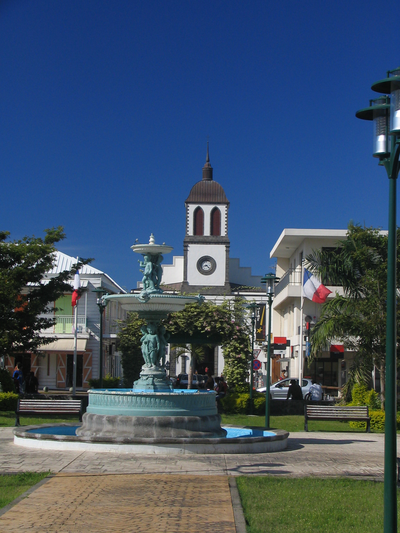
#> input picture cv/cv-specific/dataset-search-image/102900.png, 400 x 533 px; its folder holds only this picture in this run
$ jupyter execute j-ip-image-feature-search.ipynb   (shell and % lines are left out)
#> lines starting #> are read from the running program, lines starting #| are printed output that depends on the picture; after the words box and inside, x2 and y2 are one past the last pixel; in counts of white or black regions, pixels touching at a corner belong together
### cv/cv-specific/pyimagesearch/colordescriptor.py
import numpy as np
import cv2
import imutils

from pyimagesearch.imageutils import get_center


class ColorDescriptor:
	"""
	This class will encapsulate all the necessary logic to extract our 3D HSV color histogram from our images
	"""

	def __init__(self, bins):
		"""
		Store the number of bins for the 3D histogram
		For our photo image search engine, we’ll be utilizing a 3D color histogram in the HSV color space
		with 8 bins for the Hue channel, 12 bins for the saturation channel, and 3 bins for the value channel,
		yielding a total feature vector of dimension 8 x 12 x 3 = 288.

		:param bins:
		"""
		self.bins = bins

	def describe(self, image):
		# convert the image to the HSV color space and initialize
		# the features used to quantify the image
		image = cv2.cvtColor(image, cv2.COLOR_BGR2HSV)
		features = []

		# grab the dimensions and compute the center of the image
		(h, w) = image.shape[:2]
		(cX, cY) = get_center(image)

		# divide the image into four rectangles/segments (top-left,
		# top-right, bottom-right, bottom-left)
		top_left = (0, cX, 0, cY)
		top_right = (cX, w, 0, cY)
		bottom_right = (cX, w, cY, h)
		bottom_left = (0, cX, cY, h)
		segments = [top_left, top_right, bottom_right, bottom_left]

		# construct an elliptical mask representing the center of the
		# image
		(axesX, axesY) = (int(w * 0.75) // 2, int(h * 0.75) // 2)
		ellipMask = np.zeros(image.shape[:2], dtype="uint8")
		cv2.ellipse(ellipMask, (cX, cY), (axesX, axesY), 0, 0, 360, 255, -1)

		# loop over the segments
		for (startX, endX, startY, endY) in segments:
			# construct a mask for each corner of the image, subtracting
			# the elliptical center from it
			cornerMask = np.zeros(image.shape[:2], dtype="uint8")
			cv2.rectangle(cornerMask, (startX, startY), (endX, endY), 255, -1)
			cornerMask = cv2.subtract(cornerMask, ellipMask)

			# extract a color histogram from the image, then update the
			# feature vector
			hist = self.histogram(image, cornerMask)
			features.extend(hist)

		# extract a color histogram from the elliptical region and
		# update the feature vector
		hist = self.histogram(image, ellipMask)
		features.extend(hist)

		# return the feature vector
		return features

	def histogram(self, image, mask):
		# extract a 3D color histogram from the masked region of the
		# image, using the supplied number of bins per channel
		hist = cv2.calcHist([image], [0, 1, 2], mask, self.bins, [0, 180, 0, 256, 0, 256])
		hist = cv2.normalize(hist, hist).flatten()
		# return the histogram
		return hist

### cv/cv-specific/pyimagesearch/imageutils.py
import matplotlib.pyplot as plt
import cv2


def get_center(image):
	# grab the dimensions and compute the center of the image
	(h, w) = image.shape[:2]
	(cX, cY) = (int(w * 0.5), int(h * 0.5))
	return cX, cY


def display(img, cmap='gray', bgr2rgb=True):
	# Defining a util function to display image using matplotlib
	flg = plt.figure(figsize=(12, 10))
	ax = flg.add_subplot(111)
	if bgr2rgb:
		img = cv2.cvtColor(img, cv2.COLOR_BGR2RGB)
	ax.imshow(img, cmap)

### cv/cv-specific/pyimagesearch/searcher.py
# import the necessary packages
import numpy as np
import csv


class Searcher:
	def __init__(self, indexPath):
		# store our index path created with the color description class
		self.indexPath = indexPath

	def search(self, queryFeatures, limit=10):
		# initialize our dictionary of results
		results = {}

		# open the index file for reading
		with open(self.indexPath) as f:
			# initialize the CSV reader
			reader = csv.reader(f)

			# loop over the rows in the index
			for row in reader:
				# parse out the image ID and features, then compute the
				# chi-squared distance between the features in our index
				# and our query features
				features = [float(x) for x in row[1:]]
				d = self.chi2_distance(features, queryFeatures)

				# now that we have the distance between the two feature
				# vectors, we can udpate the results dictionary -- the
				# key is the current image ID in the index and the
				# value is the distance we just computed, representing
				# how 'similar' the image in the index is to our query
				results[row[0]] = d

			# close the reader
			f.close()

		# sort our results, so that the smaller distances (i.e. the
		# more relevant images are at the front of the list)
		results = sorted([(v, k) for (k, v) in results.items()])

		# return our (limited) results
		return results[:limit]

	def chi2_distance(self, histA, histB, eps=1e-10):
		# compute the chi-squared distance
		d = 0.5 * np.sum([((a - b) ** 2) / (a + b + eps)
						  for (a, b) in zip(histA, histB)])
		return d

### cv/cv-specific/j-ip-image-feature-search.ipynb
# Image search engine with Python and OpenCV

When building an image search engine we will first have to index our dataset. Indexing a dataset is the process of quantifying our dataset by utilizing an image descriptor to extract features from each image.

An image descriptor defines the algorithm that we are utilizing to describe our image.

For example:

- The mean and standard deviation of each Red, Green, and Blue channel, respectively,
- The statistical moments of the image to characterize shape.
- The gradient magnitude and orientation to describe both shape and texture.
- The important takeaway here is that the image descriptor governs how the image is quantified.

Features, on the other hand, are the output of an image descriptor. When you put an image into an image descriptor, you will get features out the other end.

In the most basic terms, features (or feature vectors) are just a list of numbers used to abstractly represent and quantify images.

Check out the original source https://www.pyimagesearch.com/2014/12/01/complete-guide-building-image-search-engine-python-opencv/

[cell 1]
from pyimagesearch.imageutils import display
from pyimagesearch.colordescriptor import ColorDescriptor
from pyimagesearch.searcher import Searcher
import matplotlib.pyplot as plt
import numpy as np
import imutils
import cv2
import glob

## Extracting Features from Our Dataset
extract  features (i.e. color histograms) from each image in our dataset. The process of extracting features and storing them on persistent storage is commonly called “indexing”.

For our image descriptor, we are going to divide our image into five different regions: (1) the top-left corner, (2) the top-right corner, (3) the bottom-right corner, (4) the bottom-left corner, and finally (5) the center of the image.

By utilizing these regions we’ll be able to mimic a crude form of localization, being able to represent our above beach image as having shades of blue sky in the top-left and top-right corners, brown sand in the bottom-left and bottom-right corners, and then a combination of blue sky and brown sand in the center region.


[cell 2]
# initialize the color descriptor
cd = ColorDescriptor((8, 12, 3))

# open the output index file for writing
output = open("search-image-index.csv", "w")

# use glob to grab the image paths and loop over them
for imagePath in glob.glob("images/dataset-search-image/" + "/*.png"):
	# extract the image ID (i.e. the unique filename) from the image
	# path and load the image itself
	imageID = imagePath[imagePath.rfind("/") + 1:]
	image = cv2.imread(imagePath)
#> image is the input picture: shape (533, 400, 3); mean B, G, R 106.4, 83.9, 65.2

	# describe the image
	features = cd.describe(image)
#> in describe, `image = cv2.cvtColor(image, cv2.COLOR_BGR2HSV)`: image: shape (533, 400, 3); mean H, S, V 79.4, 123.2, 116.2
#> in describe, `(cX, cY) = get_center(image)`: cX = 200; cY = 266
#> in describe, `top_left = (0, cX, 0, cY)`: top_left = (0, 200, 0, 266)
#> in describe, `top_right = (cX, w, 0, cY)`: top_right = (200, 400, 0, 266)
#> in describe, `bottom_right = (cX, w, cY, h)`: bottom_right = (200, 400, 266, 533)
#> in describe, `bottom_left = (0, cX, cY, h)`: bottom_left = (0, 200, 266, 533)
#> in describe, `segments = [top_left, top_right, bottom_right, bottom_left]`: segments = [(0, 200, 0, 266), (200, 400, 0, 266), (200, 400, 266, 533), (0, 200, 266, 533)]
#> in describe, `cv2.ellipse(ellipMask, (cX, cY), (axesX, axesY), 0, 0, 360, 255, -1)`:
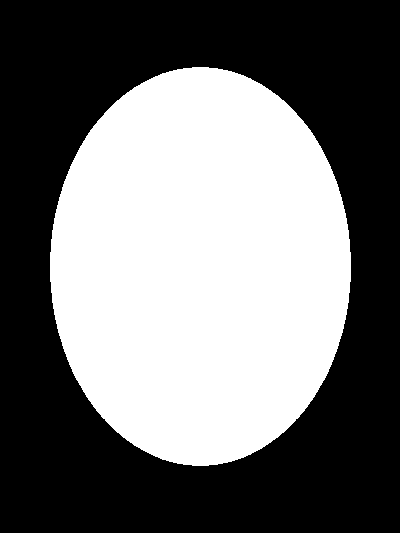
#> ellipMask: shape (533, 400); 44.2% white; 1 white region, box (x1, y1, x2, y2) and area: (50, 67, 351, 466) 94181
#> the loop in describe, `for (startX, endX, startY, endY) in segments:` made 4 passes
#> after the loop in describe, `for (startX, endX, startY, endY) in segments:`:
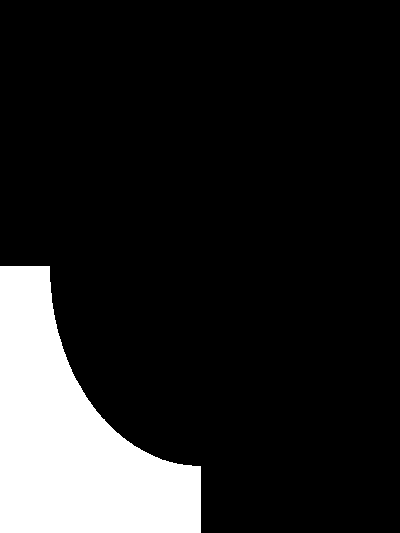
#> cornerMask: shape (533, 400); 14% white; 1 white region, box (x1, y1, x2, y2) and area: (0, 266, 201, 533) 29941
#> after the loop in describe, `for (startX, endX, startY, endY) in segments:`: features = 1152 values, max 0.995 at index 172, min 0 at index 2, mean 0.0098
#> in describe, `hist = self.histogram(image, ellipMask)`: hist = 288 values, max 0.837 at index 172, min 0 at index 27, mean 0.0118
#> features = 1440 values, max 0.995 at index 172, min 0 at index 2, mean 0.0102

	# write the features to file
	features = [str(f) for f in features]
#> features = 1440 items, first 6: '0.0006848337', '8.0568665e-05', '0.0', '0.00016113733', '4.0284332e-05', '0.0'
	output.write("%s,%s\n" % (imageID, ",".join(features)))

# close the index file
output.close()

## The Searcher

[cell 3]
all_results = []
# initialize the image descriptor
cd = ColorDescriptor((8, 12, 3))

# load the query image and describe it
query = cv2.imread("images/queries/123600.png")
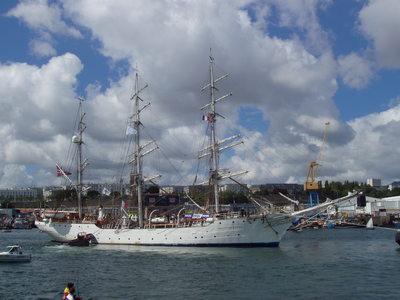
#> input picture cv/cv-specific/images/queries/123600.png, 400 x 300 px
#> query is the input picture: shape (300, 400, 3); mean B, G, R 137, 122.9, 112.1
features = cd.describe(query)
#> in describe (call 2), `image = cv2.cvtColor(image, cv2.COLOR_BGR2HSV)`: image: shape (300, 400, 3); mean H, S, V 100.9, 53.8, 138.3
#> in describe (call 2), `(cX, cY) = get_center(image)`: cY = 150
#> in describe (call 2), `top_left = (0, cX, 0, cY)`: top_left = (0, 200, 0, 150)
#> in describe (call 2), `top_right = (cX, w, 0, cY)`: top_right = (200, 400, 0, 150)
#> in describe (call 2), `bottom_right = (cX, w, cY, h)`: bottom_right = (200, 400, 150, 300)
#> in describe (call 2), `bottom_left = (0, cX, cY, h)`: bottom_left = (0, 200, 150, 300)
#> in describe (call 2), `segments = [top_left, top_right, bottom_right, bottom_left]`: segments = [(0, 200, 0, 150), (200, 400, 0, 150), (200, 400, 150, 300), (0, 200, 150, 300)]
#> in describe (call 2), `cv2.ellipse(ellipMask, (cX, cY), (axesX, axesY), 0, 0, 360, 255, -1)`:
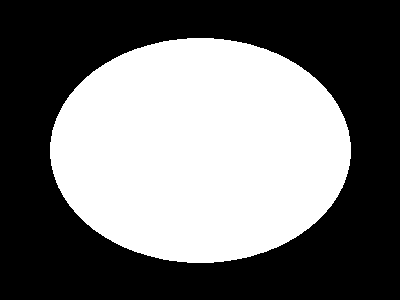
#> ellipMask: shape (300, 400); 44.2% white; 1 white region, box (x1, y1, x2, y2) and area: (50, 38, 351, 263) 53083
#> the loop in describe (call 2), `for (startX, endX, startY, endY) in segments:` made 4 passes
#> pass 1, in describe (call 2), `cornerMask = cv2.subtract(cornerMask, ellipMask)`:
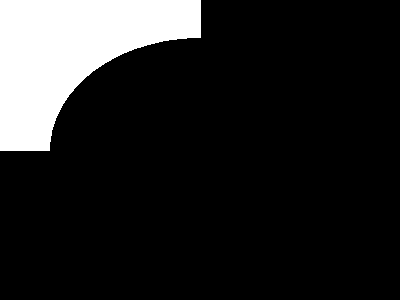
#> cornerMask: shape (300, 400); 14.1% white; 1 white region, box (x1, y1, x2, y2) and area: (0, 0, 201, 151) 16947
#> pass 3, in describe (call 2), `cornerMask = cv2.subtract(cornerMask, ellipMask)`:
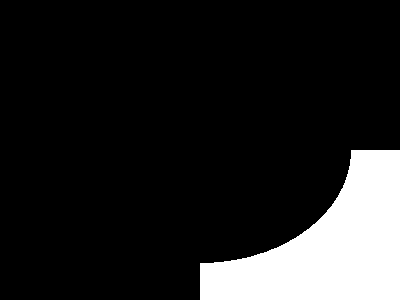
#> cornerMask: shape (300, 400); 13.8% white; 1 white region, box (x1, y1, x2, y2) and area: (200, 150, 400, 300) 16599
#> after the loop in describe (call 2), `for (startX, endX, startY, endY) in segments:`:
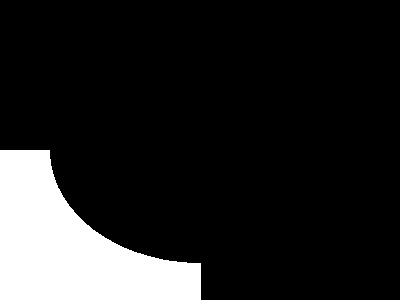
#> cornerMask: shape (300, 400); 14% white; 1 white region, box (x1, y1, x2, y2) and area: (0, 150, 201, 300) 16745
#> after the loop in describe (call 2), `for (startX, endX, startY, endY) in segments:`: features = 1152 values, max 0.825 at index 149, min 0 at index 0, mean 0.00924
#> in describe (call 2), `hist = self.histogram(image, ellipMask)`: hist = 288 values, max 0.709 at index 151, min 0 at index 17, mean 0.0105
#> features = 1440 values, max 0.825 at index 149, min 0 at index 0, mean 0.0095

# perform the search
searcher = Searcher("search-image-index.csv")
results = searcher.search(features)
#> the loop in search, `for row in reader:` made 1 pass
#> d on pass 1: 11.02
#> after the loop in search, `for row in reader:`: results = {'102900.png': 11.02}
#> in search, `results = sorted([(v, k) for (k, v) in results.items()])`: results = [(11.02, '102900.png')]
#> results = [(11.02, '102900.png')]
all_results.append(results)
print("Query image")
display(query)

[cell 4]
print("Results")
# loop over the results
for (score, resultID) in results:
	# load the result image and display it
	result = cv2.imread("images/dataset-search-image" + "/" + resultID)
	display(result)

[cell 5]
# load the query image and describe it
query = cv2.imread("images/queries/127502.png")
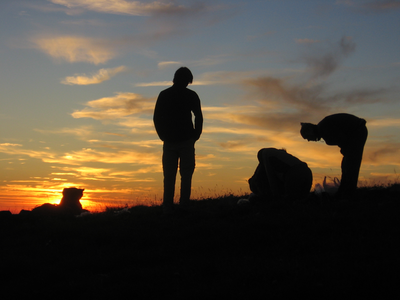
#> input picture cv/cv-specific/images/queries/127502.png, 400 x 300 px
#> query is the input picture: shape (300, 400, 3); mean B, G, R 60.4, 75.1, 85.6
features = cd.describe(query)
#> in describe (call 3), `image = cv2.cvtColor(image, cv2.COLOR_BGR2HSV)`: image: shape (300, 400, 3); mean H, S, V 31.4, 50.7, 88.6
#> features = 1440 values, max 0.998 at index 576, min 0 at index 0, mean 0.00856

# perform the search
searcher = Searcher("search-image-index.csv")
results = searcher.search(features)
#> the loop in search (call 2), `for row in reader:` made 1 pass
#> d on pass 1: 12.28
#> results = [(12.28, '102900.png')]
all_results.append(results)
print("Query image")
display(query)

[cell 6]
print("Results")
# loop over the results
for (score, resultID) in results:
	# load the result image and display it
	result = cv2.imread("images/dataset-search-image" + "/" + resultID)
	display(result)

[cell 7]
# load the query image and describe it
query = cv2.imread("images/queries/103100.png")
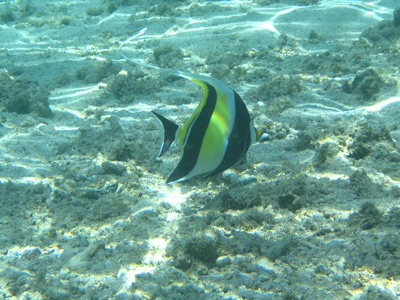
#> input picture cv/cv-specific/images/queries/103100.png, 400 x 300 px
#> query is the input picture: shape (300, 400, 3); mean B, G, R 149.5, 162.4, 107.7
features = cd.describe(query)
#> in describe (call 4), `image = cv2.cvtColor(image, cv2.COLOR_BGR2HSV)`: image: shape (300, 400, 3); mean H, S, V 81.6, 91.2, 163
#> features = 1440 values, max 0.818 at index 694, min 0 at index 0, mean 0.00988

# perform the search
searcher = Searcher("search-image-index.csv")
results = searcher.search(features)
#> results = [(13.71, '102900.png')]
all_results.append(results)
print("Query image")
display(query)

[cell 8]
print("Results")
# loop over the results
for (score, resultID) in results:
	# load the result image and display it
	result = cv2.imread("images/dataset-search-image" + "/" + resultID)
	display(result)

[cell 9]
# load the query image and describe it
query = cv2.imread("images/queries/103300.png")
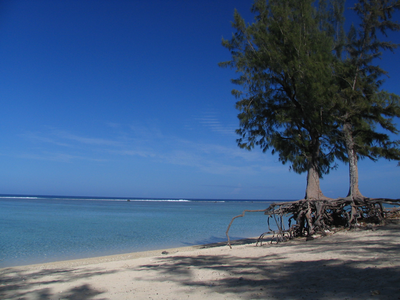
#> input picture cv/cv-specific/images/queries/103300.png, 400 x 300 px
#> query is the input picture: shape (300, 400, 3); mean B, G, R 127.4, 91.3, 63.9
features = cd.describe(query)
#> in describe (call 5), `image = cv2.cvtColor(image, cv2.COLOR_BGR2HSV)`: image: shape (300, 400, 3); mean H, S, V 91.1, 122.6, 130.5
#> features = 1440 values, max 0.816 at index 175, min 0 at index 0, mean 0.0121

# perform the search
searcher = Searcher("search-image-index.csv")
results = searcher.search(features)
#> results = [(9.17, '102900.png')]
all_results.append(results)
print("Query image")
display(query)
